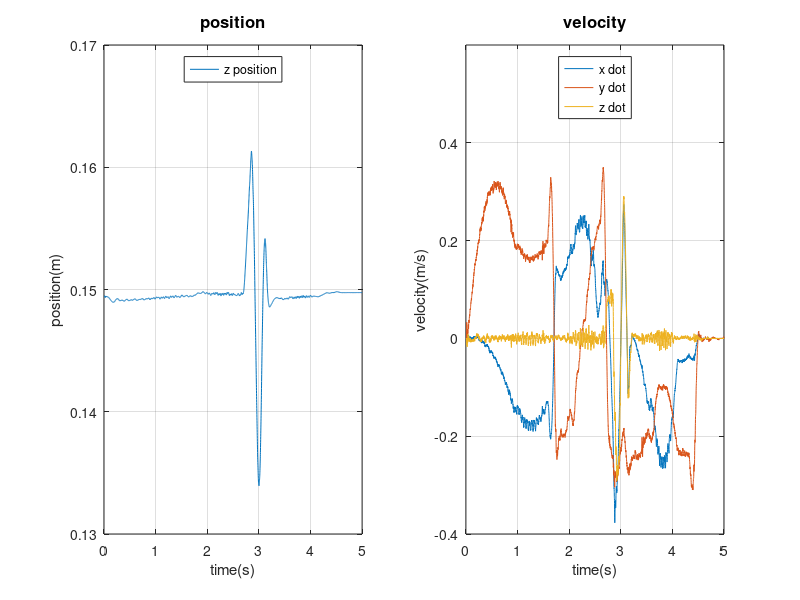

This chart was generated by the following MATLAB code:
clc
clear

project_ = load("projecyt.txt");

time_1 = project_(:,1);
x_ = project_(:,2:4);
xdot_ = project_(:,5:7);

figure(1)
subplot(1,2,1);
% plot(time_1,x_(:,1),time_1,x_(:,2),time_1,x_(:,3))
plot(time_1,x_(:,3))
ylim([0.13 0.17])
% legend('x position','y position','z position','Location','north')
legend('z position','Location','north')
title('position','FontSize',12)
xlabel('time(s)')
ylabel('position(m)')
grid on

subplot(1,2,2);
plot(time_1,xdot_(:,1),time_1,xdot_(:,2),time_1,xdot_(:,3))
ylim([-0.4 0.6])
legend('x dot','y dot','z dot','Location','north')
title('velocity','FontSize',12)
xlabel('time(s)')
ylabel('velocity(m/s)')
grid on
